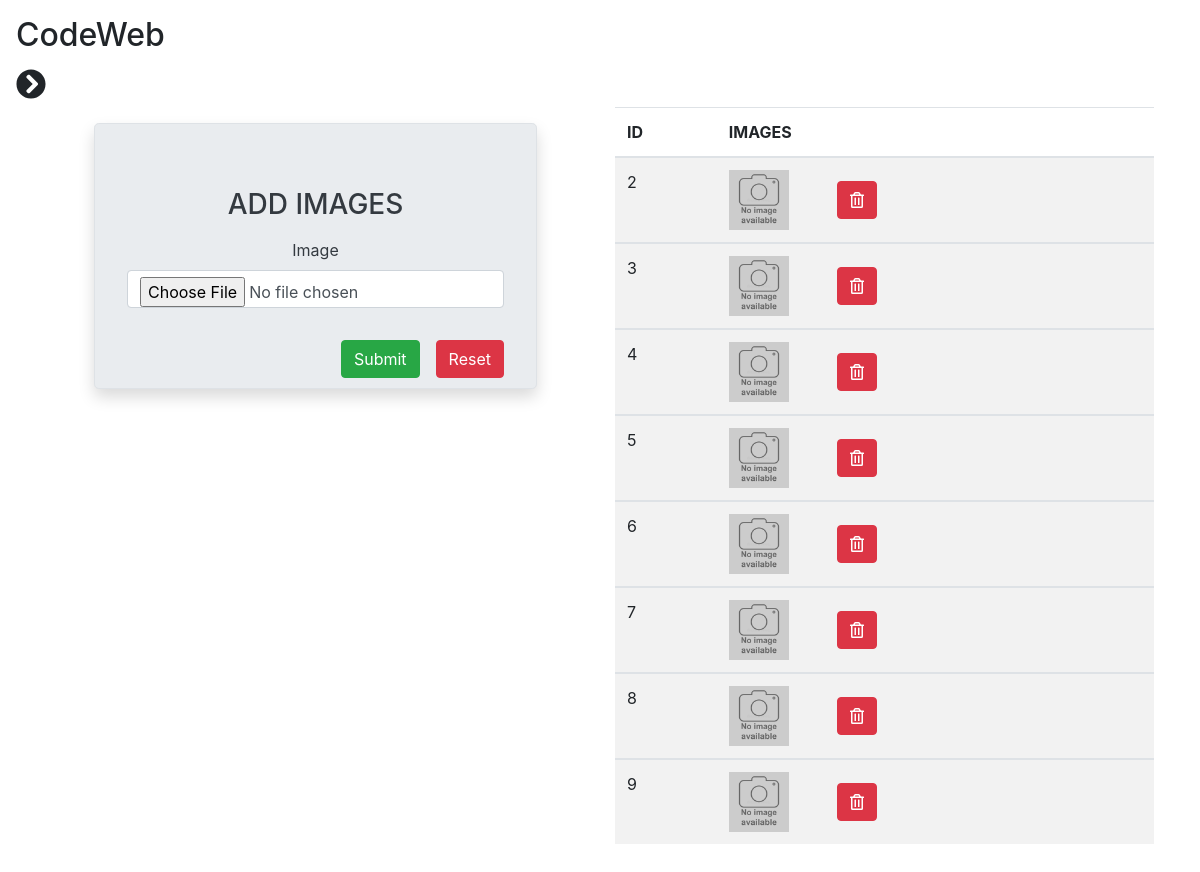
The app's page /admin/gallery.php (signed in) with its own data.
### tables this page shows
CREATE TABLE `gallery` (
  `id` int(255) NOT NULL,
  `image` varchar(500) NOT NULL
);

### admin/gallery.php (the view, shortened to what this page needs)
<?php
include('includs/header.php');
?>
<div class="col-sm-12">
    <div class="container-fluid">
      <div class="row">
        <div class="col-sm-6">
          <div class=" mx-5 my-3 text-center">
            <form action="" class="jumbotron shadow text-dark border mt-3" method="POST" enctype="multipart/form-data">
              <h3 class="text-center mb-3">ADD IMAGES</h3>
              <div class="form-group">
                  <label for="mobile">Image</label>
                  <input type="file" name="uploadfile"  class="form-control">
              </div>
              <input type="reset" value="Reset" class="btn btn-danger ml-3 my-3 float-right">
              <input type="Submit" name="upload" value="Submit" class="btn btn-success my-3 float-right">
            </form>
          </div>
        </div>
        <div class="col-sm-6">
          <?php
          $sql="SELECT * FROM gallery";
          $result=$conn->query($sql);
          if($result->num_rows>0)
          {
              echo '<table class="table table-striped">';
                  echo '<thead>';
                      echo '<tr>';
                      echo '<th scope="col">ID</th>';
                      echo '<th scope="col">IMAGES</th>';
                      echo '</tr>';
                  echo '</thead>';
                  while($row=$result->fetch_assoc())
                  {
                  echo '<tbody>';
                      echo '<tr>';
                      echo '<td>'.$row['id'].'</td>';
                      echo '<form action="" method="POST">';
                      echo '<td>';
                      echo '<img src="image/gallery/'.$row['image'].'"width="60" height="60" alt="">';
                      echo '<button type="submit" name="Delete" class="btn btn-danger ml-5"><i class="far fa-trash-alt"></i></button>';
                      echo '</td>';
                      echo '</form>';
                      echo '</tr>';
                  echo '</tbody>';
                  }
              echo '</table>';
          }
          else
          {
              echo "0 result";
          }
          ?>
        </div>
      </div>
    </div>
</div>
<?php include('includs/footer.php'); ?>

### records on screen
gallery: id "2", image (placeholder picture)
gallery: id "3", image (placeholder picture)
gallery: id "4", image (placeholder picture)
gallery: id "5", image (placeholder picture)
gallery: id "6", image (placeholder picture)
gallery: id "7", image (placeholder picture)
gallery: id "8", image (placeholder picture)
gallery: id "9", image (placeholder picture)
